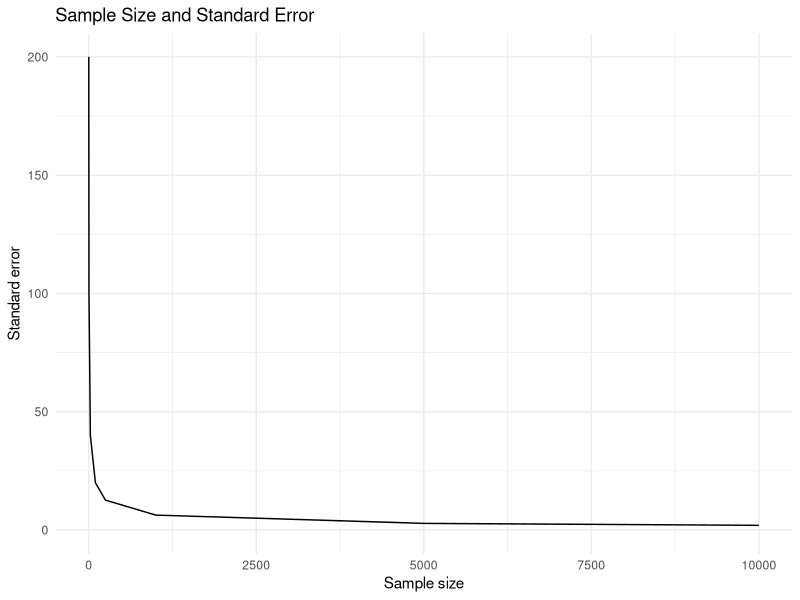

Generate this figure with R:
## ---- chunk 1
library(scales)
## ---- chunk 2
#| echo: false

tibble::tibble(
  `Age group` = c("18-24", "25-30", "31 and up", "TOTAL"),
  `Non-voters` = c(70, 40, 220, 330),
  Voters = c(50, 50, 570, 670),
  Total = `Non-voters` + Voters
) |> 
  knitr::kable(caption = "Voting by Age in 2000")
## ---- chunk 3
(90/1000)+(330/1000)-(40/1000)
## ---- chunk 4
70/120 # sample proportion p_hat
se_1 <- sqrt((70/120)*(1-70/120)/120) # s.e.
70/120 + 1.96*se_1
70/120 - 1.96*se_1
## ---- chunk 5
se_2 <- sqrt((40/90)*(1-40/90)/90) # s.e.
40/90 + 1.96*se_2
40/90 - 1.96*se_2
## ---- chunk 6
# spread of the sampling distribution is the standard deviation of the sampling distrution, s.d.(samp_dist)= s.d.(pop_dist)/sqrt(n)
200/sqrt(1)
200/sqrt(4)
200/sqrt(25)
200/sqrt(100)
200/sqrt(250)
200/sqrt(1000)
200/sqrt(5000)
200/sqrt(10000)
## ---- chunk 7
library(ggplot2)

sample <- c(1, 4, 25, 100, 250, 1000, 5000, 10000)
sd <- 200
se <- sd / sqrt(sample)
data <- data.frame(x = sample, y = se)

ggplot(data, aes(x = x, y = y)) +
  geom_density(stat="identity") +
  labs(title = "Sample Size and Standard Error",
       x = "Sample size", y = "Standard error") +
  theme_minimal()
## ---- chunk 8
1.645*(sqrt(900*(4.5^2)/(1.96^2))/sqrt(900))
## ---- chunk 9
se_41 <- 2000/sqrt(900)
se_42 <- 2000/sqrt(25)
z_41 <- (20200-20000)/se_41
z_42 <- (20200-20000)/se_42
# For a sample size of 900, P(X>20200) = P(Z>3) = 1-P(Z<=3) = 1-.9987 = 0.0013
# For a sample size of 25, P(X>20200) = P(Z>0.5) = 1-P(Z<=0.5) = 1-.6915 = 0.3085
# I got the normal distribution table from
# https://www.r-bloggers.com/2013/10/generating-your-own-normal-distribution-table/
## ---- chunk 10
(0.5 + 1.96*sqrt((0.5)*(1-0.5)/500))*500
(0.5 - 1.96*sqrt((0.5)*(1-0.5)/500))*500
## ---- chunk 11
(0.5 + 1.96*sqrt((0.5)*(1-0.5)/5000))*5000
(0.5 - 1.96*sqrt((0.5)*(1-0.5)/5000))*5000
## ---- chunk 12
(0.5 + 1.96*sqrt((0.5)*(1-0.5)/50000))*50000
(0.5 - 1.96*sqrt((0.5)*(1-0.5)/50000))*50000
